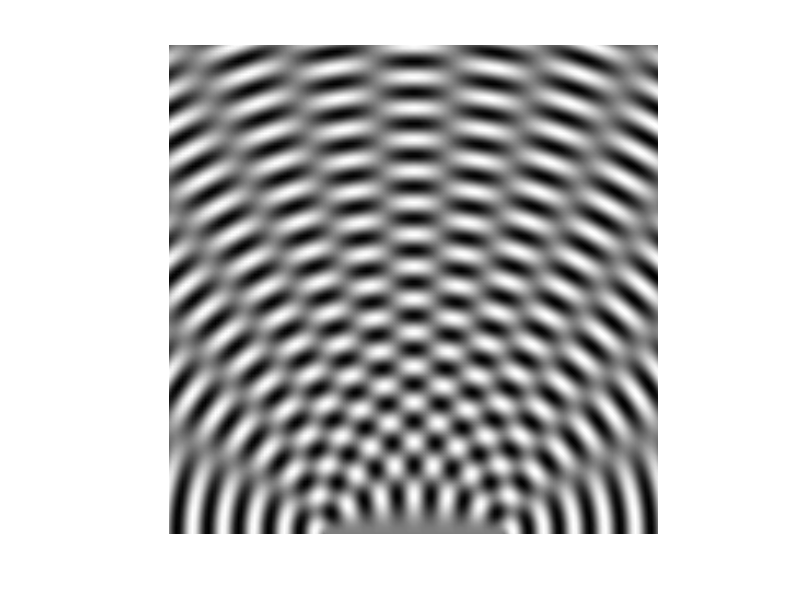

This figure's MATLAB source:
function waveinterfernce
% Animation of wave interfernce
% Taken from website of Paul Nylander
% http://nylander.wordpress.com/category/physics/waves/
% This interference pattern is the superposition of two wave sources, such
% as light passing through two narrow slits.

% ouput image resolution will be WIDTHxHEIGHT
WIDTH = 150; %number of points in x axis
HEIGHT = 150; %number of points in y axis

% Generate linearly spaced points
x = linspace(0,16,WIDTH);
y = linspace(-8,8,HEIGHT);

% Create a linear 2d grid
% X is 2d a array, column value are varying and row values are constant
% Y is 2d a array, row value are varying and column values are constant
[X, Y] = ndgrid(x, y);

cmap = colormap(gray);

t = 7;
U = 2*pi*sqrt(X.^2 + (Y - 3).^2);
V = 2*pi*sqrt(X.^2 + (Y + 3).^2);

% Allocate space for output
zval = zeros(WIDTH, HEIGHT);

h = pcolor(zval);
shading interp
axis square off

while (t >= 0) && ishandle(h)
    zval = sin(U + 2*pi*t) + sin(V + 2*pi*t);
    set(h,'CData',zval);
    pause(0.025);
    t = t-0.1;
end

end
